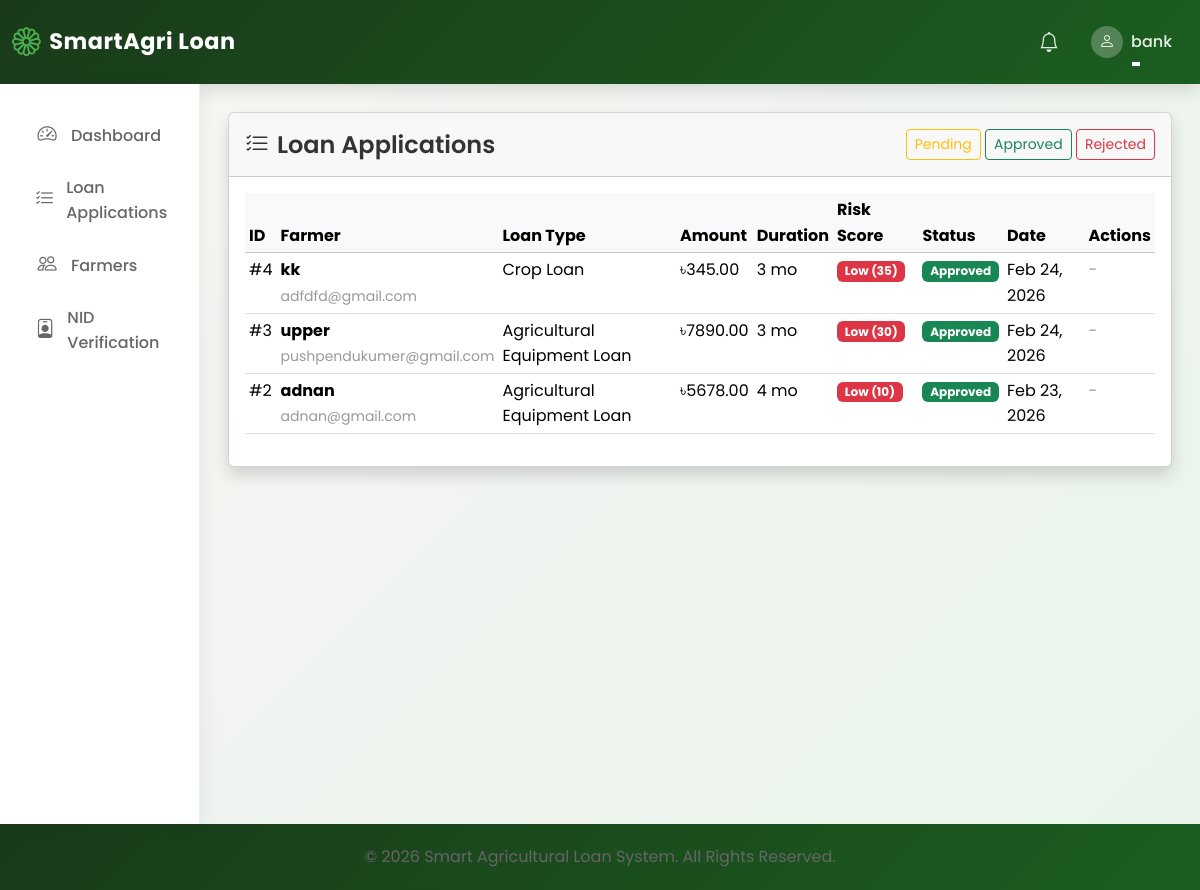
The page /loans/ (signed in) on the database as committed earlier.
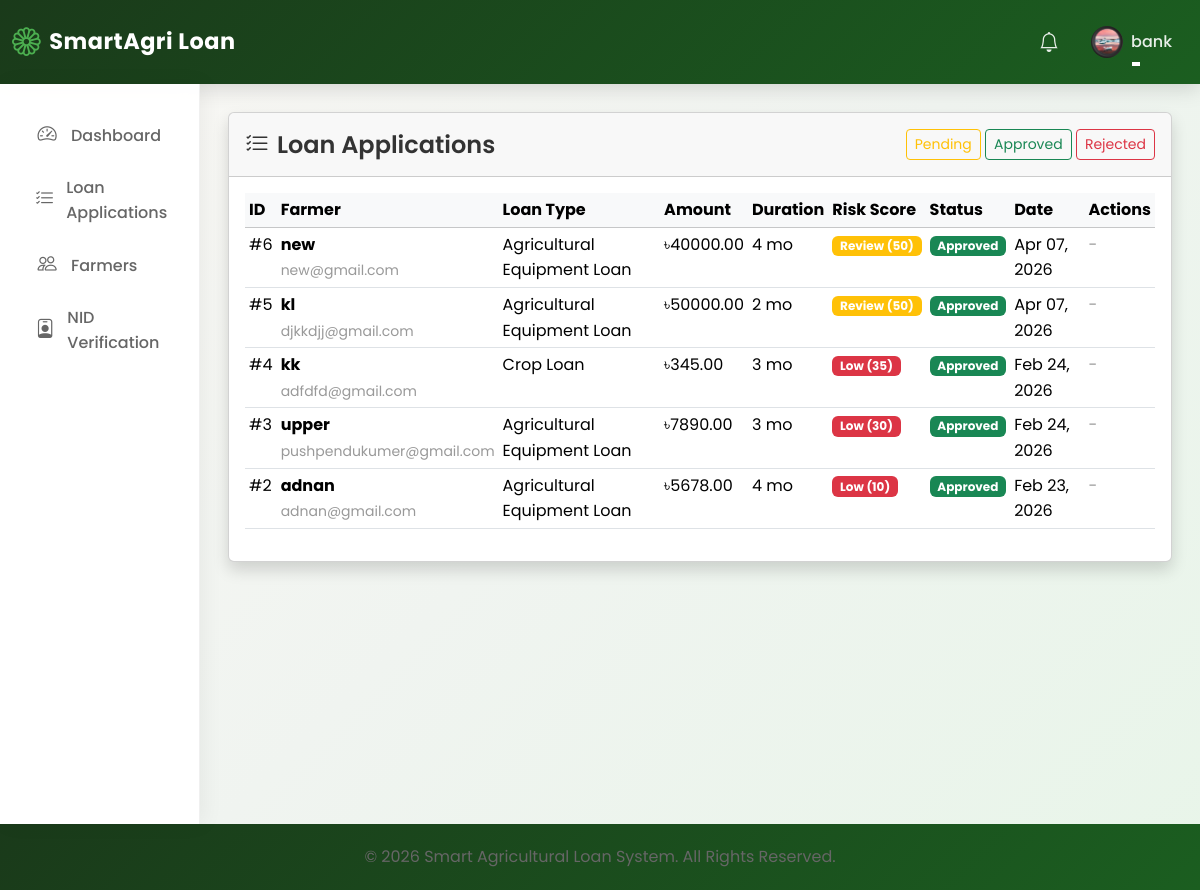
The same page on the database as committed later.
### loan_app/models.py (models this page shows, shortened)
class LoanApplication(models.Model):
    STATUS_CHOICES = [
        ("Pending", "Pending"),
        ("Approved", "Approved"),
        ("Rejected", "Rejected"),
    ]
    farmer = models.OneToOneField(
        User, on_delete=models.CASCADE, related_name="loan_application"
    )
    loan_type = models.ForeignKey(
        LoanType, on_delete=models.CASCADE, related_name="applications"
    )
    amount = models.DecimalField(max_digits=12, decimal_places=2)
    duration_months = models.IntegerField(help_text="Loan duration in months")
    risk_score = models.IntegerField(
        default=0, help_text="Auto-calculated risk score (0-100)"
    )
    status = models.CharField(max_length=20, choices=STATUS_CHOICES, default="Pending")
    emi = models.DecimalField(
        max_digits=12, decimal_places=2, default=0, help_text="Monthly EMI amount"
    )
    created_at = models.DateTimeField(auto_now_add=True)
    updated_at = models.DateTimeField(auto_now=True)

class User(AbstractUser):
    ROLE_CHOICES = [
        ("Farmer", "Farmer"),
        ("Bank Officer", "Bank Officer"),
        ("Admin", "Admin"),
    ]
    role = models.CharField(max_length=20, choices=ROLE_CHOICES, default="Farmer")
    is_approved = models.BooleanField(
        default=False, help_text="For Bank Officers - requires admin approval"
    )
    phone_number = models.CharField(max_length=20, blank=True)
    profile_picture = models.ImageField(
        upload_to="profile_pictures/", blank=True, null=True
    )
    is_verified = models.BooleanField(default=False)
    nid_card_front = models.FileField(
        upload_to="nid_cards/",
        blank=True,
        null=True,
        help_text="Upload NID card front side",
    )
    nid_card_back = models.FileField(
        upload_to="nid_cards/",
        blank=True,
        null=True,
        help_text="Upload NID card back side",
    )
    nid_verified = models.BooleanField(
        default=False, help_text="Whether NID has been verified by bank officer"
    )
    nid_verified_by = models.ForeignKey(
        "self",
        on_delete=models.SET_NULL,
        null=True,
        blank=True,
        related_name="nid_verifications",
    )
    nid_verified_at = models.DateTimeField(null=True, blank=True)
    nid_number = models.CharField(
        max_length=20,
        blank=True,
        unique=True,
        null=True,
        help_text="National ID number (unique per farmer)",
    )

class LoanType(models.Model):
    name = models.CharField(max_length=100, unique=True)
    interest_rate = models.DecimalField(
        max_digits=5, decimal_places=2, help_text="Interest rate in percentage"
    )
    max_amount = models.DecimalField(
        max_digits=12, decimal_places=2, help_text="Maximum loan amount in BDT"
    )
    description = models.TextField(blank=True)
    created_at = models.DateTimeField(auto_now_add=True)
    updated_at = models.DateTimeField(auto_now=True)

### loan_app/views.py (the view)
# urls.py: path("loans/", views.loan_list, name="loan_list"),
@login_required
def loan_list(request):
    if not (request.user.is_staff or request.user.role == "Bank Officer"):
        return redirect("home")
    applications = LoanApplication.objects.all().order_by("-created_at")
    status_filter = request.GET.get("status")
    if status_filter:
        applications = applications.filter(status=status_filter)
    paginator = Paginator(applications, 15)
    page_number = request.GET.get("page")
    page_obj = paginator.get_page(page_number)
    return render(
        request,
        "loan/list.html",
        {"page_obj": page_obj, "status_filter": status_filter},
    )

### templates/loan/list.html (shortened to what the changed rows need)
{% extends 'base.html' %}
{% block content %}
<div class="row">
    <div class="col-12">
        <div class="card shadow">
            <div class="card-body">
                {% if page_obj %}
                <div class="table-responsive">
                    <table class="table table-hover table-sm">
                        <thead class="table-light">
                            <tr>
                                <th>ID</th>
                                <th>Farmer</th>
                                <th>Loan Type</th>
                                <th>Amount</th>
                                <th>Duration</th>
                                <th>Risk Score</th>
                                <th>Status</th>
                                <th>Date</th>
                                <th>Actions</th>
                            </tr>
                        </thead>
                        <tbody>
                            {% for loan in page_obj %}
                            <tr>
                                <td>#{{ loan.id }}</td>
                                <td>
                                    <strong>{{ loan.farmer.username }}</strong><br>
                                    <small class="text-muted">{{ loan.farmer.email }}</small>
                                </td>
                                <td>{{ loan.loan_type.name }}</td>
                                <td>৳{{ loan.amount|floatformat:2 }}</td>
                                <td>{{ loan.duration_months }} mo</td>
                                <td>
                                    {% if loan.risk_score >= 70 %}
                                        <span class="badge bg-success">Priority ({{ loan.risk_score }})</span>
                                    {% elif loan.risk_score >= 40 %}
                                        <span class="badge bg-warning">Review ({{ loan.risk_score }})</span>
                                    {% elif loan.risk_score > 0 %}
                                        <span class="badge bg-danger">Low ({{ loan.risk_score }})</span>
                                    {% else %}
                                        <span class="badge bg-secondary">Pending</span>
                                    {% endif %}
                                </td>
                                <td>
                                    {% if loan.status == 'Pending' %}
                                        <span class="badge bg-warning">{{ loan.status }}</span>
                                    {% elif loan.status == 'Approved' %}
                                        <span class="badge bg-success">{{ loan.status }}</span>
                                    {% else %}
                                        <span class="badge bg-danger">{{ loan.status }}</span>
                                    {% endif %}
                                </td>
                                <td>{{ loan.created_at|date:"M d, Y" }}</td>
                                <td>
                                    {% if loan.status == 'Pending' %}
                                        <a href="{% url 'approve_loan' loan.id %}" class="btn btn-sm btn-success" title="Approve">
                                            <i class="bi bi-check-lg"></i>
                                        </a>
                                        <a href="{% url 'reject_loan' loan.id %}" class="btn btn-sm btn-danger" title="Reject">
                                            <i class="bi bi-x-lg"></i>
                                        </a>
                                    {% else %}
                                        <span class="text-muted">-</span>
                                    {% endif %}
                                </td>
                            </tr>
                            {% endfor %}
                        </tbody>
                    </table>
                </div>
                {% else %}
                <div class="text-center py-5">
                    <i class="bi bi-inbox text-muted" style="font-size: 3rem;"></i>
                    <p class="mt-3 text-muted">No loan applications found.</p>
                </div>
                {% endif %}
            </div>
        </div>
    </div>
</div>
{% endblock %}

### templates/base.html (shortened to what the changed rows need)
{% load static %}
<!DOCTYPE html>
<html lang="en">
<head>
    <link href="https://cdn.jsdelivr.net/npm/bootstrap@5.3.2/dist/css/bootstrap.min.css" rel="stylesheet">
    <link rel="stylesheet" href="https://cdn.jsdelivr.net/npm/bootstrap-icons@1.11.1/font/bootstrap-icons.css">
    <link rel="stylesheet" href="{% static 'css/custom.css' %}">
</head>
<body>
    <nav class="navbar navbar-expand-lg navbar-dark navbar-custom">
        <div class="container-fluid">
            <div class="collapse navbar-collapse" id="navbarNav">
                <ul class="navbar-nav ms-auto align-items-center">
                    <li class="nav-item dropdown">
                        <a class="nav-link dropdown-toggle d-flex align-items-center" href="#" role="button" data-bs-toggle="dropdown">
                            {% if user.profile_picture %}
                                <img src="{{ user.profile_picture.url }}" class="rounded-circle me-2" style="width: 32px; height: 32px; object-fit: cover;">
                            {% else %}
                                <div class="rounded-circle bg-white bg-opacity-25 d-flex align-items-center justify-content-center me-2" style="width: 32px; height: 32px;">
                                    <i class="bi bi-person"></i>
                                </div>
                            {% endif %}
                            <span>{{ user.username }}</span>
                        </a>
                    </li>
                </ul>
            </div>
        </div>
    </nav>
    <div class="container-fluid">
        <div class="row">
            <div class="col-md-10 content-wrapper">
                {% block content %}{% endblock %}
            </div>
        </div>
    </div>
</body>
</html>

Rows that differ between the two databases and show on the page:
changed User "bank": profile_picture: picture added
added LoanApplication: id "6", farmer.username "new", farmer.email "new@gmail.com", loan_type.name "Agricultural Equipment Loan", amount "40000.00", duration_months "4", risk_score "50", status "Approved", created_at "Apr 07, 2026"
added LoanApplication: id "5", farmer.username "kl", farmer.email "djkkdjj@gmail.com", loan_type.name "Agricultural Equipment Loan", amount "50000.00", duration_months "2", risk_score "50", status "Approved", created_at "Apr 07, 2026"
